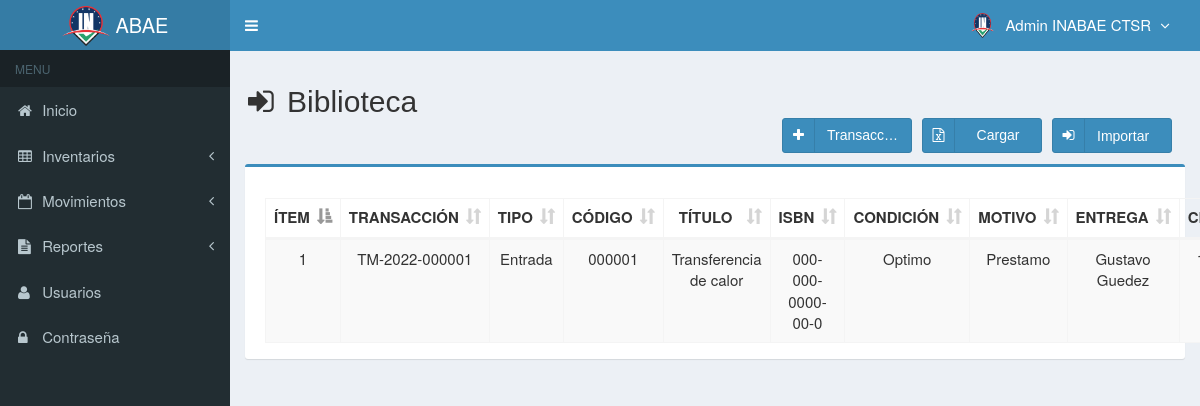
The app's page /main.php?module=transaccion_equipos_biblioteca (signed in), older data.
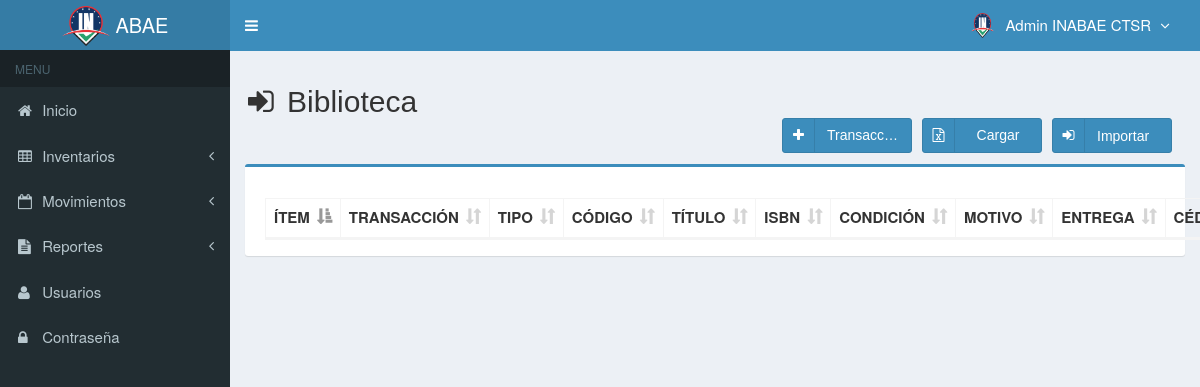
The same page, newer data.
### tables this page shows
CREATE TABLE `transaccion_equipos_biblioteca` (
  `codigo_transaccion` varchar(15) NOT NULL,
  `codigo` varchar(7) NOT NULL,
  `motivo` varchar(300) NOT NULL,
  `recibe` varchar(300) NOT NULL,
  `cedula_r` int(15) NOT NULL,
  `empresa_r` varchar(300) NOT NULL,
  `entrega` varchar(300) NOT NULL,
  `cedula_e` int(15) NOT NULL,
  `empresa` varchar(300) NOT NULL,
  `lugar_e` varchar(300) NOT NULL,
  `lugar_r` varchar(300) NOT NULL,
  `created_user` int(3) NOT NULL,
  `created_date` timestamp NOT NULL DEFAULT current_timestamp(),
  `tipo_transaccion` varchar(300) NOT NULL
);

CREATE TABLE `biblioteca` (
  `codigo` varchar(10) NOT NULL,
  `isbn` varchar(30) NOT NULL,
  `descripcion` varchar(300) DEFAULT 'DESCRIPCION_DEFAULT',
  `titulo` varchar(300) DEFAULT NULL,
  `autor` varchar(300) DEFAULT NULL,
  `editorial` varchar(300) DEFAULT NULL,
  `cantidad` int(11) DEFAULT NULL,
  `bienesN` varchar(20) DEFAULT NULL,
  `responsable` varchar(300) DEFAULT NULL,
  `cedula` varchar(15) DEFAULT NULL,
  `sede` varchar(300) NOT NULL,
  `color` varchar(20) DEFAULT NULL,
  `condicion` varchar(300) DEFAULT NULL,
  `ubicacion` varchar(30) DEFAULT NULL,
  `created_user` int(11) DEFAULT NULL,
  `updated_user` int(30) DEFAULT NULL,
  `created_date` timestamp NULL DEFAULT NULL,
  `updated_date` timestamp NULL DEFAULT NULL,
  `estado` enum('chequeado','nochequeado') DEFAULT 'chequeado',
  `categoria` varchar(300) DEFAULT NULL,
  `unidad` varchar(100) NOT NULL DEFAULT 'N/A',
  `pertenece` varchar(50) NOT NULL DEFAULT 'PERTENECE_DEFAULT',
  `tipo` varchar(100) NOT NULL DEFAULT 'TIPO'
);

### modules/transaccion_equipos_biblioteca/view.php (the view, shortened to what this page needs)
<section class="content-header">
  <h2>
    <i class="fa fa-sign-in icon-title"></i> Biblioteca
    <form action="database/excel_to_mysql_control_biblioteca.php" method="POST" enctype="multipart/form-data">
      <button class="btn btn-primary btn-social pull-right botones" name="archivo" data-toggle="tooltip">
        <i class="fa fa-sign-in"></i></i>Importar&nbsp;&nbsp;
      </button>
      <a class="btn btn-primary btn-social pull-right botones " data-toggle="tooltip">
          <i class="fa fa-file-excel-o"></i>
          <div class="textoInput">
            Cargar
          </div>
      </a>
      <a class="btn btn-primary btn-social pull-right botones anchoInput" href="?module=form_transaccion_equipos_biblioteca&form=add" data-toggle="tooltip">
        <i class="fa fa-plus"></i> Transacción
      </a>
    </form>
  </h2>
 <br/>
</section>
<section class="content">
  <div class="row">
    <div class="col-md-12">
      <div class="box box-primary">
        <div class="box-body">
          <table id="dataTables1" class="table table-bordered table-striped table-hover">
            <thead>
              <tr>
                <th class="center">ÍTEM</th>
                <th class="center">TRANSACCIÓN</th>
                <th class="center">TIPO</th>
                <th class="center">CÓDIGO</th>
                <th class="center">TÍTULO</th>
                <th class="center">ISBN</th>
                <th class="center">CONDICIÓN</th>
                <th class="center">MOTIVO</th>
                <th class="center">ENTREGA</th>
				        <th class="center">CÉDULA</th>
              </tr>
            </thead>
            <tbody>
            <?php
            $no = 1;
            $query = mysqli_query($mysqli, "SELECT cedula_user,sede, id_user, name_user, foto, permisos_acceso FROM usuarios WHERE id_user='$_SESSION[id_user]'")
            or die('error: ' . mysqli_error($mysqli));
             $permiso = $_SESSION['permisos_acceso'];
             $sede = $_SESSION['sede'];
             if ($sede == 'CTSR' && $permiso == 'Super Admin') {
              $query = mysqli_query($mysqli, "SELECT a.tipo_transaccion, a.codigo_transaccion,a.codigo,b.codigo,a.motivo,a.created_date,b.titulo, a.codigo,a.entrega, a.empresa_r, a.cedula_e, a.recibe, a.empresa, a.cedula_r, a.lugar_e, a.lugar_r, b.isbn, b.autor, b.condicion
                                            FROM transaccion_equipos_biblioteca as a INNER JOIN biblioteca as b ON a.codigo=b.codigo  ORDER BY codigo_transaccion DESC")
                                            or die('error '.mysqli_error($mysqli));
             } else {
              $query = mysqli_query($mysqli, "SELECT a.tipo_transaccion, a.codigo_transaccion,a.codigo,b.codigo,a.motivo,a.created_date,b.titulo, a.codigo,a.entrega, a.empresa_r, a.cedula_e, a.recibe, a.empresa, a.cedula_r, a.lugar_e, a.lugar_r, b.isbn, b.autor, b.condicion
              FROM transaccion_equipos_biblioteca as a INNER JOIN biblioteca as b ON a.codigo=b.codigo WHERE lugar_e = '$sede' ORDER BY codigo_transaccion DESC")
              or die('error '.mysqli_error($mysqli));
             }
            while ($data = mysqli_fetch_assoc($query)) {
              $originalDate = $data['created_date'];
              $fecha = date("d-m-Y", strtotime($originalDate));
              echo "<tr>
                      <td width='50'  class='center'>$no</td>
                      <td width='100' class='center'>$data[codigo_transaccion]</td>
                      <td width='100' class='center'>$data[tipo_transaccion]</td>
                      <td width='100' class='center'>$data[codigo]</td>
                      <td width='100' class='center'>$data[titulo]</td>
                      <td width='100' class='center'>$data[isbn]</td>
                      <td width='100' class='center'>$data[condicion]</td>
                      <td width='100' class='center'>$data[motivo]</td>
                      <td width='100' class='center'>$data[entrega]</td>
                      <td width='100' class='center'>$data[cedula_e]</td>
                      <td width='100' class='center'>$data[lugar_e]</td>
                      <td width='100' class='center'>$data[empresa]</td>
                      <td width='100' class='center'>$data[recibe]</td>
                      <td width='100' class='center'>$data[cedula_r]</td>
                      <td width='100' class='center'>$data[lugar_r]</td>
                      <td width='100' class='center'>$data[empresa_r]</td>
                      <td width='100' class='center'>$fecha</td>
                    </tr>";
              $no++;
            }
            ?>
            </tbody>
          </table>
        </div>
      </div>
    </div>
  </div>
</section><!-- /.content

Row changes from the older to the newer data that the page shows:
removed transaccion_equipos_biblioteca: codigo_transaccion "TM-2022-000001", tipo_transaccion "Entrada", codigo "000001", biblioteca.titulo "Transferencia de calor", biblioteca.isbn "000-000-0000-00-0", biblioteca.condicion "Optimo", motivo "Prestamo", entrega "Gustavo Guedez"
